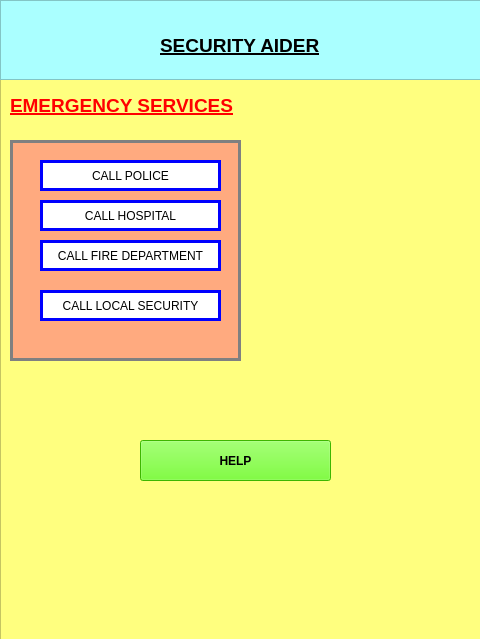
<?xml version="1.0" encoding="UTF-8"?>
<ui version="4.0">
 <class>MainWindow</class>
 <widget class="QMainWindow" name="MainWindow">
  <property name="geometry">
   <rect>
    <x>0</x>
    <y>0</y>
    <width>480</width>
    <height>639</height>
   </rect>
  </property>
  <property name="windowTitle">
   <string>MainWindow</string>
  </property>
  <widget class="QWidget" name="centralwidget">
   <widget class="QFrame" name="frame">
    <property name="geometry">
     <rect>
      <x>0</x>
      <y>0</y>
      <width>491</width>
      <height>641</height>
     </rect>
    </property>
    <property name="styleSheet">
     <string notr="true">background-color: rgb(255, 255, 127);</string>
    </property>
    <property name="frameShape">
     <enum>QFrame::StyledPanel</enum>
    </property>
    <property name="frameShadow">
     <enum>QFrame::Raised</enum>
    </property>
    <widget class="QFrame" name="frame_2">
     <property name="geometry">
      <rect>
       <x>0</x>
       <y>0</y>
       <width>481</width>
       <height>80</height>
      </rect>
     </property>
     <property name="styleSheet">
      <string notr="true">background-color: rgb(170, 255, 255);</string>
     </property>
     <property name="frameShape">
      <enum>QFrame::StyledPanel</enum>
     </property>
     <property name="frameShadow">
      <enum>QFrame::Raised</enum>
     </property>
     <widget class="QLabel" name="label">
      <property name="geometry">
       <rect>
        <x>160</x>
        <y>30</y>
        <width>191</width>
        <height>31</height>
       </rect>
      </property>
      <property name="text">
       <string>&lt;html&gt;&lt;head/&gt;&lt;body&gt;&lt;p&gt;&lt;span style=&quot; font-size:14pt; font-weight:600; text-decoration: underline;&quot;&gt;SECURITY AIDER&lt;/span&gt;&lt;/p&gt;&lt;/body&gt;&lt;/html&gt;</string>
      </property>
     </widget>
    </widget>
    <widget class="QLabel" name="label_2">
     <property name="geometry">
      <rect>
       <x>10</x>
       <y>90</y>
       <width>231</width>
       <height>31</height>
      </rect>
     </property>
     <property name="text">
      <string>&lt;html&gt;&lt;head/&gt;&lt;body&gt;&lt;p&gt;&lt;span style=&quot; font-size:14pt; font-weight:600; text-decoration: underline; color:#ff0000;&quot;&gt;EMERGENCY SERVICES&lt;/span&gt;&lt;/p&gt;&lt;/body&gt;&lt;/html&gt;</string>
     </property>
    </widget>
    <widget class="QGroupBox" name="formGroupBox">
     <property name="geometry">
      <rect>
       <x>10</x>
       <y>140</y>
       <width>231</width>
       <height>221</height>
      </rect>
     </property>
     <property name="styleSheet">
      <string notr="true">background-color: rgb(255, 170, 127);
border: 3px solid grey;</string>
     </property>
     <widget class="QPushButton" name="pushButton">
      <property name="geometry">
       <rect>
        <x>30</x>
        <y>20</y>
        <width>181</width>
        <height>31</height>
       </rect>
      </property>
      <property name="styleSheet">
       <string notr="true">border: 3px solid blue;
background-color: white;
font: 12pt &quot;Arial Rounded MT Bold&quot;;</string>
      </property>
      <property name="text">
       <string>CALL POLICE</string>
      </property>
     </widget>
     <widget class="QPushButton" name="pushButton_2">
      <property name="geometry">
       <rect>
        <x>30</x>
        <y>60</y>
        <width>181</width>
        <height>31</height>
       </rect>
      </property>
      <property name="styleSheet">
       <string notr="true">border: 3px solid blue;
background-color: white;
font: 10pt &quot;Arial Rounded MT Bold&quot;;</string>
      </property>
      <property name="text">
       <string>CALL HOSPITAL</string>
      </property>
     </widget>
     <widget class="QPushButton" name="pushButton_3">
      <property name="geometry">
       <rect>
        <x>30</x>
        <y>100</y>
        <width>181</width>
        <height>31</height>
       </rect>
      </property>
      <property name="styleSheet">
       <string notr="true">border: 3px solid blue;
background-color: white;
font: 10pt &quot;Arial Rounded MT Bold&quot;;</string>
      </property>
      <property name="text">
       <string>CALL FIRE DEPARTMENT</string>
      </property>
     </widget>
     <widget class="QPushButton" name="pushButton_5">
      <property name="geometry">
       <rect>
        <x>30</x>
        <y>150</y>
        <width>181</width>
        <height>31</height>
       </rect>
      </property>
      <property name="styleSheet">
       <string notr="true">border: 3px solid blue;
background-color: white;
font: 10pt &quot;Arial Rounded MT Bold&quot;;</string>
      </property>
      <property name="text">
       <string>CALL LOCAL SECURITY</string>
      </property>
     </widget>
    </widget>
    <widget class="QPushButton" name="pushButton">
     <property name="geometry">
      <rect>
       <x>140</x>
       <y>440</y>
       <width>191</width>
       <height>41</height>
      </rect>
     </property>
     <property name="styleSheet">
      <string notr="true">background-color: rgb(85, 255, 0);
font: 75 12pt &quot;Calibri&quot;;
font-weight:bold;</string>
     </property>
     <property name="text">
      <string>HELP</string>
     </property>
    </widget>
   </widget>
  </widget>
 </widget>
 <resources/>
 <connections/>
</ui>
